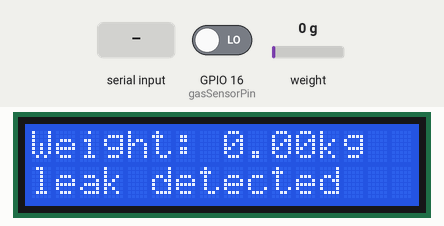
The sketch below on a simulated ESP32. On the bench: 16×2 character LCD. The inputs (shaded band) are chosen by the test bench; at power-on: GPIO 16 (gasSensorPin) LOW, weight on the scale 0 g. WiFi joins after 1.5 s; servers stay silent unless stated; what the sketch prints to the serial monitor is not drawn.

Above: at 9.7 s.
9.8 s: GPIO 16 (gasSensorPin) driven HIGH
At 12.5 s:
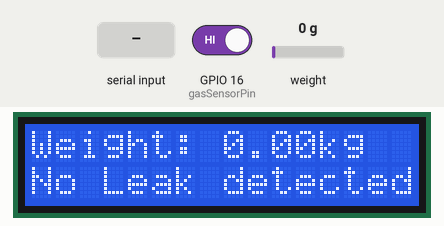
12.8 s: weight on the scale set to 100 g
At 14.0 s:
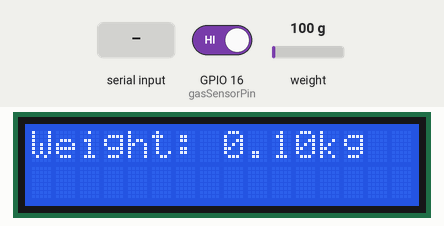
15.6 s: weight on the scale set to 1250 g
At 17.9 s:
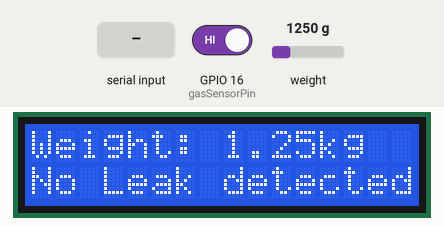
18.3 s: "t" received over Serial
At 19.3 s:
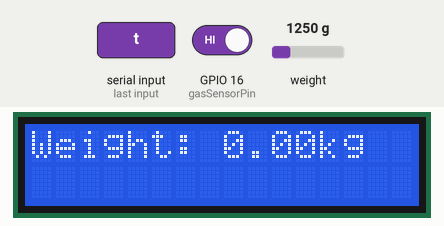
20.6 s: weight on the scale set to 3750 g
At 23.2 s:
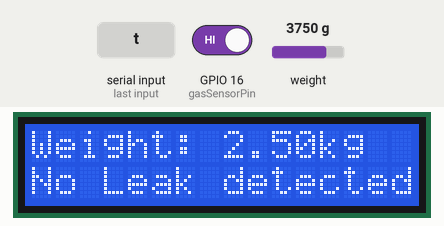
23.6 s: GPIO 16 (gasSensorPin) driven LOW
At 25.6 s:
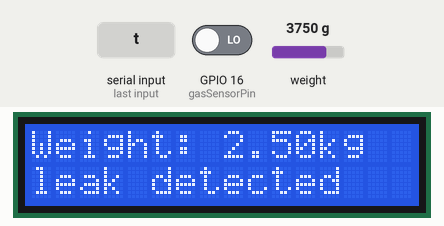
Timing chart, 0 to 27.1 s (numbered marks = the images above; inputs shaded):
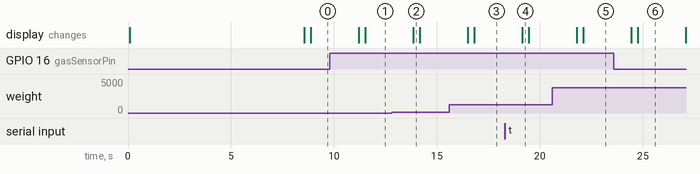

The sketch:

main.ino
```cpp
#include <Arduino.h>
#include <WiFi.h>
#include <Wire.h>
#include <LiquidCrystal_I2C.h>
#include <HX711_ADC.h>
#include <Firebase_ESP_Client.h>
// Set the LCD address and dimensions
#define LCD_ADDR 0x27
#define LCD_COLS 16
#define LCD_ROWS 2

//Provide the token generation process info.
#include "addons/TokenHelper.h"
//Provide the RTDB payload printing info and other helper functions.
#include "addons/RTDBHelper.h"


#define WIFI_SSID "Meralco"
#define WIFI_PASSWORD "Amistacompany"


// Insert Firebase project API Key
#define API_KEY "AIzaSyB46bALbbnAAY5pgtuk8BQAvc-_Lnhy3qg"
#define DATABASE_URL "https://auth-7dd0a-default-rtdb.firebaseio.com/"

FirebaseData fbdo;

FirebaseAuth auth;
FirebaseConfig config;


unsigned long sendDataPrevMillis = 0;
bool signupOK = false;

// Initialize the LCD
LiquidCrystal_I2C lcd(LCD_ADDR, LCD_COLS, LCD_ROWS);

// Pins for MQ2
const int gasSensorPin = 16;

// Pins for HX711
const int HX711_dout = 15;
const int HX711_sck = 5;
HX711_ADC LoadCell(HX711_dout, HX711_sck);

const int calVal_calVal_eepromAdress = 0;
unsigned long t = 0;

void setup() {
  Serial.begin(57600);
  delay(10);
  Serial.println();

  Serial.println("Starting...");

  // Initialize the LCD
  lcd.init();
  lcd.backlight();
  lcd.setCursor(0, 0);
  lcd.print("Starting...");
  delay(1500);

  // Set up the gas sensor pin
  pinMode(gasSensorPin, INPUT);

  // HX711 setups
  float calibrationValue = -12530.91;  // Change this value if needed
  LoadCell.begin();
  unsigned long stabilizingtime = 5000;
  boolean _tare = true;
  LoadCell.start(stabilizingtime, _tare);
  if (LoadCell.getTareTimeoutFlag()) {
    Serial.println("Timeout, check MCU>HX711 wiring and pin designations");
  } else {
    LoadCell.setCalFactor(calibrationValue);
    Serial.println("Startup is complete");
  }
  while (!LoadCell.update())
    ;

  Serial.print("Calibration value: ");
  Serial.println(LoadCell.getCalFactor());
  Serial.print("HX711 measured conversion time ms: ");
  Serial.println(LoadCell.getConversionTime());
  Serial.print("HX711 measured sampling rate HZ: ");
  Serial.println(LoadCell.getSPS());
  Serial.print("HX711 measured settlingtime ms: ");
  Serial.println(LoadCell.getSettlingTime());
  Serial.println("Note that the settling time may increase significantly if you use delay() in your sketch!");
  if (LoadCell.getSPS() < 7) {
    Serial.println("!!Sampling rate is lower than specification, check MCU>HX711 wiring and pin designations");
  } else if (LoadCell.getSPS() > 100) {
    Serial.println("!!Sampling rate is higher than specification, check MCU>HX711 wiring and pin designations");
  }


  WiFi.begin(WIFI_SSID, WIFI_PASSWORD);
  Serial.print("Connecting to Wi-Fi");
  while (WiFi.status() != WL_CONNECTED) {
    Serial.print(".");
    delay(300);
  }
  Serial.println();
  Serial.print("Connected with IP: ");
  Serial.println(WiFi.localIP());
  Serial.println();

  /* Assign the api key (required) */
  config.api_key = API_KEY;

  /* Assign the RTDB URL (required) */
  config.database_url = DATABASE_URL;

  /* Sign up */
  if (Firebase.signUp(&config, &auth, "", "")) {
    Serial.println("ok");
    signupOK = true;
  } else {
    Serial.printf("%s\n", config.signer.signupError.message.c_str());
  }

  /* Assign the callback function for the long running token generation task */
  config.token_status_callback = tokenStatusCallback;  //see addons/TokenHelper.h

  Firebase.begin(&config, &auth);
  Firebase.reconnectWiFi(true);

}

void loop() {
  static boolean newDataReady = false;
  const int serialPrintInterval = 2000;


  // Read the sensor value
  int sensorValue = digitalRead(gasSensorPin);
  float voltage = sensorValue == HIGH ? 5.0 : 0.0;  // Assuming the gas sensor outputs HIGH when gas is detected

  // Check for new data and start next conversion for HX711
  if (LoadCell.update()) {
    newDataReady = true;
  }

  // Get smoothed value from the dataset and print it
  if (newDataReady) {
    if (millis() > t + serialPrintInterval) {
      float weight = LoadCell.getData();
      char weightStr[8];
      dtostrf(weight, 6, 2, weightStr);
      Serial.print("Load cell output value: ");
      Serial.println(weight);
      lcd.clear();
      lcd.setCursor(0, 0);
      lcd.print("Weight: ");
      lcd.print(weight);
      lcd.print("kg");

      float zero = 0.00;
      if (weight < 0 ){
        lcd.setCursor(0, 0);
        lcd.print("Weight: ");
        lcd.print(zero);
        lcd.print("kg  ");
        if (Firebase.RTDB.set(&fbdo, "tanksInfo/danicab@gmail,com/Weight", zero)) {
          Serial.println("Weight sent to Firebase");
        }
        if (Firebase.RTDB.set(&fbdo, "tanksInfo/mark@gmail,com/Weight", zero)) {
          Serial.println("Weight sent to Firebase");
        }
      }
      else{
        lcd.setCursor(0, 0);
        lcd.print("Weight: ");
        lcd.print(weight);
        lcd.print("kg  ");
        if (Firebase.RTDB.set(&fbdo, "tanksInfo/danicab@gmail,com/Weight", weightStr)) {
        Serial.println("Weight sent to Firebase");
      }
        if (Firebase.RTDB.set(&fbdo, "tanksInfo/mark@gmail,com/Weight", weightStr)) {
          Serial.println("Weight sent to Firebase");
        }
      }
      // Check gas leak status and print on LCD
      if (sensorValue == HIGH) {
        lcd.setCursor(0, 1);
        lcd.print("No Leak detected");
        // Send leak status to Firebase
        if (Firebase.RTDB.setString(&fbdo, "tanksInfo/danicab@gmail,com/Status", "No Leak")) {
          Serial.println("No Leak status sent to Firebase");
        }
        if (Firebase.RTDB.setString(&fbdo, "tanksInfo/mark@gmail,com/Status", "No Leak")) {
          Serial.println("No Leak status sent to Firebase");
        }
      } else {
        lcd.setCursor(0, 1);
        lcd.print("leak detected");
        // Send no leak status to Firebase
        if (Firebase.RTDB.setString(&fbdo, "tanksInfo/danicab@gmail,com/Status", "Leak")) {
          Serial.println("leak status sent to Firebase");
        }
        if (Firebase.RTDB.setString(&fbdo, "tanksInfo/mark@gmail,com/Status", "Leak")) {
          Serial.println(" Leak status sent to Firebase");
        }
      }

      // Reset flag and update time
      newDataReady = false;
      t = millis();
    }
  }

  // Receive command from serial terminal, send 't' to initiate tare operation
  if (Serial.available() > 0) {
    char inByte = Serial.read();
    if (inByte == 't') LoadCell.tareNoDelay();
  }

  // Check if the last tare operation is complete
  if (LoadCell.getTareStatus()) {
    Serial.println("Tare complete");
  }
}
```

Measured:
- after the input at 9.8 s, the display: first differs from a run without the input after 1.7 s (image 1)
- after the input at 12.8 s, the display: changes after 1.1 s (image 2)
- after the input at 15.6 s, the display: first changes after 0.90 s (image 3 shows a later state)
- after the input at 18.3 s, the display: changes after 0.85 s (image 4)
- after the input at 20.6 s, the display: first changes after 1.2 s (image 5 shows a later state)
- after the input at 23.6 s, the display: first differs from a run without the input after 1.2 s (image 6)
